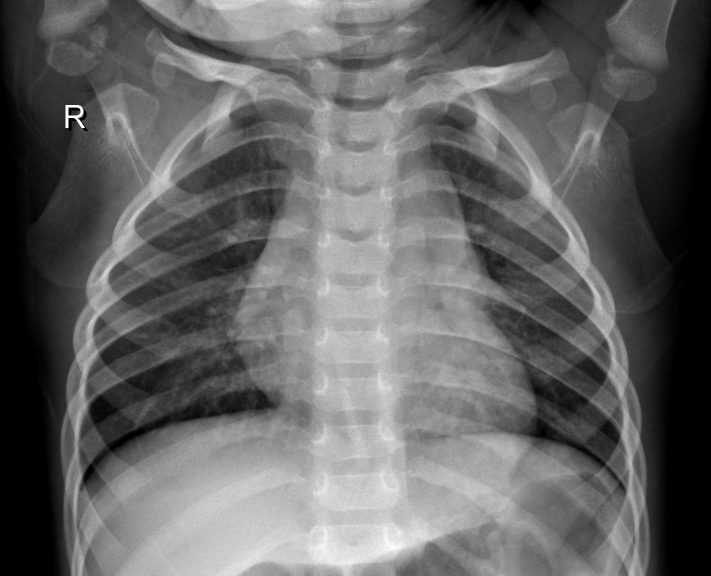
#> input picture train/NORMAL/IM-0117-0001.jpeg, 1422 x 1152 px (shown at 1/2 size); its folder holds 3 pictures in this run
$ python prepare_data.py
#> lines starting #> are read from the running program, lines starting #| are printed output that depends on the picture
import os
import shutil
from PIL import Image
import random
from pathlib import Path

def create_directory_structure():
    """Create the required directory structure for the dataset."""
    base_dirs = ['train', 'val', 'test']
    classes = ['NORMAL', 'PNEUMONIA']

    for base_dir in base_dirs:
        for class_name in classes:
            os.makedirs(os.path.join(base_dir, class_name), exist_ok=True)

def resize_image(image_path, target_size=(224, 224)):
    """Resize an image to the target size."""
#> called with image_path = 'train/NORMAL/IM-0117-0001.jpeg', target_size = (224, 224)
    with Image.open(image_path) as img:
#> img is the input picture: PIL image 1422x1152 L; min 0, max 255, mean 100.7
        img = img.convert('RGB')
#> img: PIL image 1422x1152 RGB
        img = img.resize(target_size, Image.Resampling.LANCZOS)
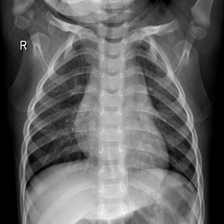
#> img: PIL image 224x224 RGB; min 0, max 254, mean 100.7
        return img

def split_and_prepare_data(source_dir, train_ratio=0.7, val_ratio=0.15):
    """Split the dataset into train, validation, and test sets."""
    for class_name in ['NORMAL', 'PNEUMONIA']:
        source_path = os.path.join(source_dir, class_name)
        if not os.path.exists(source_path):
            print(f"Warning: {source_path} does not exist")
            continue

        # Get all image files
        image_files = [f for f in os.listdir(source_path) if f.lower().endswith(('.png', '.jpg', '.jpeg'))]
        random.shuffle(image_files)

        # Calculate split indices
        total_files = len(image_files)
        train_size = int(total_files * train_ratio)
        val_size = int(total_files * val_ratio)

        # Split files
        train_files = image_files[:train_size]
        val_files = image_files[train_size:train_size + val_size]
        test_files = image_files[train_size + val_size:]

         # Process and save files
        for files, target_dir in [(train_files, 'train'), (val_files, 'val'), (test_files, 'test')]:
            for file in files:
                source_file = os.path.join(source_path, file)
                target_file = os.path.join(target_dir, class_name, file)

                # Resize and save image
                resized_img = resize_image(source_file)
                resized_img.save(target_file)

def main():
    create_directory_structure()

    source_dir = 'train'
    split_and_prepare_data(source_dir)

    print("Data preparation completed!")

if __name__ == "__main__":
    main()
